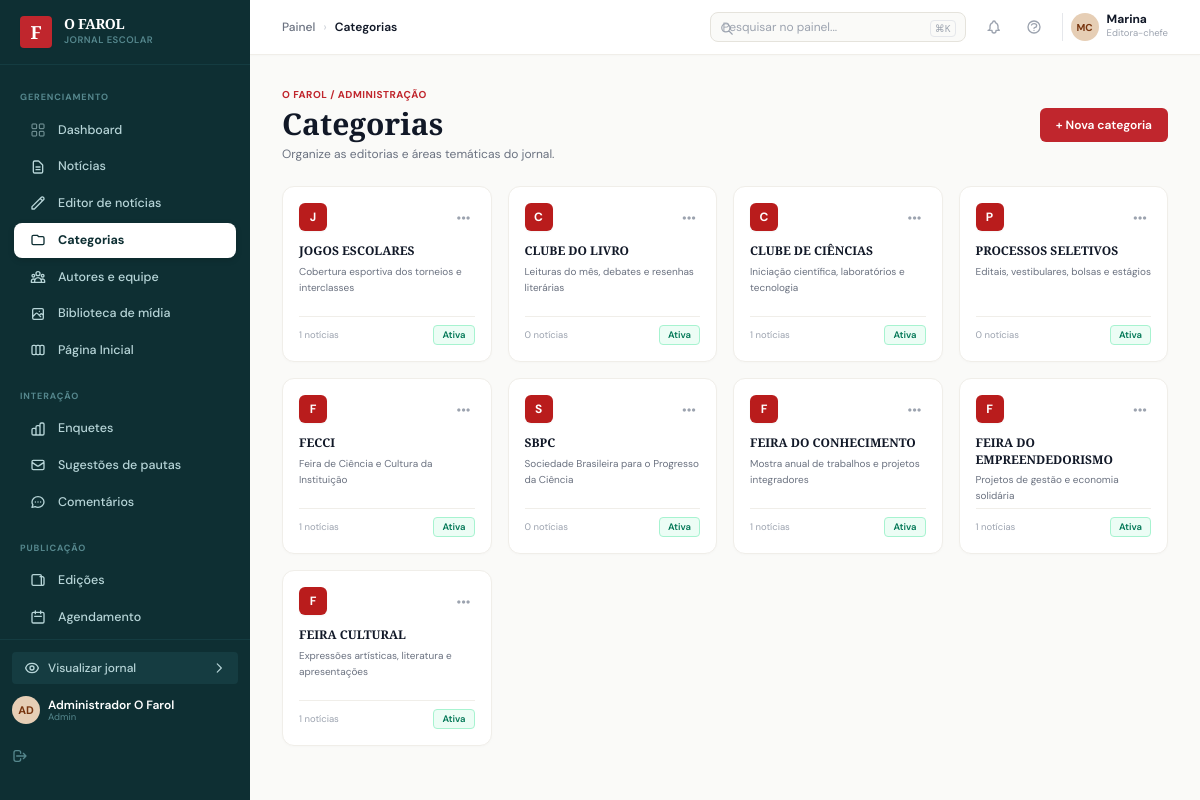
/admin/categorias.php (signed in), run on the app's committed database.
### tables this page shows
CREATE TABLE `categorias` (
  `id` INT AUTO_INCREMENT PRIMARY KEY,
  `nome` VARCHAR(80) NOT NULL,
  `slug` VARCHAR(100) NOT NULL UNIQUE,
  `descricao` VARCHAR(255) NULL,
  `cor` VARCHAR(30) DEFAULT '#b91c1c',  
  `ordem` INT NOT NULL DEFAULT 0,
  `no_menu` TINYINT(1) NOT NULL DEFAULT 1,
  `ativo` TINYINT(1) NOT NULL DEFAULT 1,
  `criado_em` TIMESTAMP DEFAULT CURRENT_TIMESTAMP
);

### includes/functions.php (called while the page is built, shortened)
<?php
function e(?string $string): string {
    return htmlspecialchars((string)$string, ENT_QUOTES, 'UTF-8');
}

### admin/categorias.php (the view, shortened to what this page needs)
<?php
require_once __DIR__ . '/header.php';
$pdo = getDBConnection();
$categorias_cards = [];
if ($pdo) {
    try {
        $stmt = $pdo->query("SELECT c.*, COUNT(n.id) as qtd_noticias
                             FROM categorias c
                             LEFT JOIN noticias n ON c.id = n.categoria_id
                             GROUP BY c.id
                             ORDER BY c.ordem ASC, c.nome ASC");
        $bdCats = $stmt->fetchAll();
        foreach ($bdCats as $c) {
            $categorias_cards[] = [
                'id' => $c['id'],
                'nome' => $c['nome'],
                'desc' => $c['descricao'] ?: 'Editoria do jornal O Farol.',
                'qtd' => ($c['qtd_noticias'] ?? 0) . ' notícias',
                'cor' => !empty($c['cor']) ? "background-color: {$c['cor']};" : 'bg-[#c0262d]',
                'letra' => mb_strtoupper(mb_substr($c['nome'], 0, 1)),
                'status' => !empty($c['ativo']) ? 'Ativa' : 'Oculta',
                'ativo' => !empty($c['ativo'])
            ];
        }
    } catch (Exception $e) {}
}
?>
<div class="flex items-center justify-between mb-6">
  <div>
    <div class="text-[10px] font-bold text-[#c0262d] uppercase tracking-wider mb-1">O FAROL / ADMINISTRAÇÃO</div>
    <h1 class="text-3xl font-editorial-heading font-bold text-[#111827]">Categorias</h1>
    <p class="text-xs text-gray-500 mt-1">Organize as editorias e áreas temáticas do jornal.</p>
  </div>
  <button type="button" onclick="document.getElementById('modal-nova-categoria').classList.remove('hidden')" class="btn-admin-red">
    + Nova categoria
  </button>
</div>
<div class="grid grid-cols-1 sm:grid-cols-2 md:grid-cols-3 lg:grid-cols-4 gap-4">
  <?php foreach ($categorias_cards as $cat): ?>
    <div class="admin-card p-4 flex flex-col justify-between h-44 hover:border-gray-300 transition-colors">
      <div>
        <div class="flex items-center justify-between mb-3">
          <div class="w-7 h-7 rounded-md text-white font-bold text-xs flex items-center justify-center shadow-sm" style="<?= $cat['cor'] ?>">
            <?= e($cat['letra']) ?>
          </div>
          <div class="relative group">
            <button type="button" class="text-gray-400 hover:text-black text-xs font-bold p-1">•••</button>
          </div>
        </div>
        <h3 class="text-xs font-bold text-gray-900 leading-snug mb-1">
          <?= e($cat['nome']) ?>
        </h3>
        <p class="text-[10px] text-gray-500 leading-relaxed line-clamp-2">
          <?= e($cat['desc']) ?>
        </p>
      </div>
      <div class="flex items-center justify-between pt-2 border-t border-[#f0eee9] text-[9.5px]">
        <span class="text-gray-400"><?= e($cat['qtd']) ?></span>
        <span class="<?= $cat['ativo'] ? 'text-emerald-700 bg-emerald-50 border border-emerald-200' : 'text-gray-500 bg-gray-100 border border-gray-200' ?> px-2 py-0.5 rounded font-semibold">
          <?= e($cat['status']) ?>
        </span>
      </div>
    </div>
  <?php endforeach; ?>
</div>
<?php require_once __DIR__ . '/footer.php'; ?>

### assets/css/admin-fiel.css (style rules this page uses)
:root { --admin-sidebar-bg: #0e2f33; --admin-sidebar-hover: #153c41; --admin-sidebar-text: #a0bec1; --admin-sidebar-active-bg: #ffffff; --admin-sidebar-active-text: #0e2f33; --admin-body-bg: #fafaf8; --admin-card-bg: #ffffff; --admin-border: #f0eee9; --admin-border-dark: #e5e3dc; --admin-red: #c0262d; --admin-red-hover: #a11c22; --admin-tag-red: #fff1f2; --admin-tag-red-text: #e11d48; }
body { background-color: var(--admin-body-bg); color: #1f2937; font-family: 'DM Sans', -apple-system, BlinkMacSystemFont, "Segoe UI", Roboto, sans-serif; margin: 0; padding: 0; -webkit-font-smoothing: antialiased; }
.font-editorial-heading { font-family: 'Playfair Display', Georgia, serif; }
.btn-admin-red { background-color: var(--admin-red); color: #ffffff; font-size: 12px; font-weight: 600; padding: 8px 16px; border-radius: 6px; border: none; cursor: pointer; display: inline-flex; align-items: center; gap: 6px; text-decoration: none; transition: background-color 0.15s ease, transform 0.1s ease; }
.admin-card { background: #ffffff; border: 1px solid #f0eee9; border-radius: 12px; box-shadow: 0 1px 3px rgba(0,0,0,0.02); }

### data on the page
categorias: letra "J", nome "JOGOS ESCOLARES", descricao "Cobertura esportiva dos torneios e interclasses", qtd "1 notícias", status "Ativa"
categorias: letra "C", nome "CLUBE DO LIVRO", descricao "Leituras do mês, debates e resenhas literárias", qtd "0 notícias", status "Ativa"
categorias: letra "C", nome "CLUBE DE CIÊNCIAS", descricao "Iniciação científica, laboratórios e tecnologia", qtd "1 notícias", status "Ativa"
categorias: letra "P", nome "PROCESSOS SELETIVOS", descricao "Editais, vestibulares, bolsas e estágios", qtd "0 notícias", status "Ativa"
categorias: letra "F", nome "FECCI", descricao "Feira de Ciência e Cultura da Instituição", qtd "1 notícias", status "Ativa"
categorias: letra "S", nome "SBPC", descricao "Sociedade Brasileira para o Progresso da Ciência", qtd "0 notícias", status "Ativa"
categorias: letra "F", nome "FEIRA DO CONHECIMENTO", descricao "Mostra anual de trabalhos e projetos integradores", qtd "1 notícias", status "Ativa"
categorias: letra "F", nome "FEIRA DO EMPREENDEDORISMO", descricao "Projetos de gestão e economia solidária", qtd "1 notícias", status "Ativa"
categorias: letra "F", nome "FEIRA CULTURAL", descricao "Expressões artísticas, literatura e apresentações", qtd "1 notícias", status "Ativa"

### other printed values
substr($user['nome'] ?? 'MC', 0, 2) "AD"
$user['nome'] ?: 'Marina Costa' "Administrador O Farol"
$user['papel'] "Admin"
$admin_breadcrumb "Categorias"
